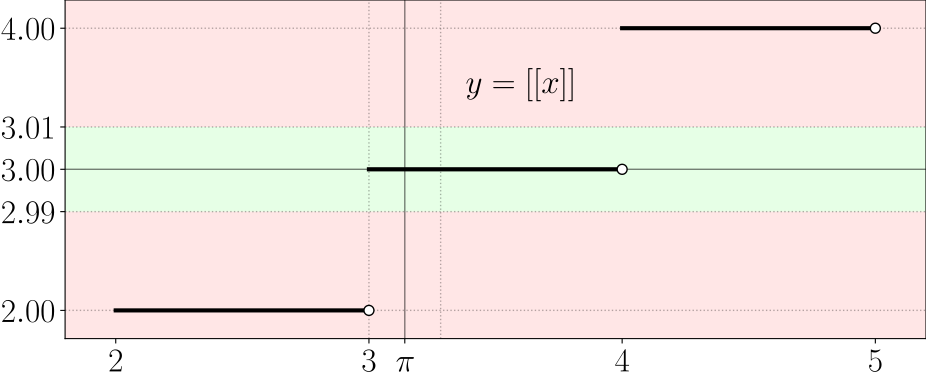

Source code (Python):
import numpy as np, matplotlib.pyplot as plt, matplotlib.transforms as transforms
from matplotlib import rcParams
from pathlib import Path

rcParams['font.size'] = 24
rcParams['text.usetex'] = True

fig = plt.figure(figsize=(10,4.5))
ax = fig.add_subplot()

ax.add_patch(plt.Rectangle(
    xy=(1.8, 2.7),
    width=3.4,
    height=0.6,
    facecolor=(0, 1, 0, 0.1)
))
ax.add_patch(plt.Rectangle(
    xy=(1.8, 1.8),
    width=3.4,
    height=0.9,
    facecolor=(1, 0, 0, 0.1)
))
ax.add_patch(plt.Rectangle(
    xy=(1.8, 3.3),
    width=3.4,
    height=0.9,
    facecolor=(1, 0, 0, 0.1)
))

for x, y in zip([3, 2*np.pi - 3], [2, 4]):
    ax.axvline(x=x, linewidth=1, linestyle=':', color=(0, 0, 0, 0.3))
    ax.axhline(y=y, linewidth=1, linestyle=':', color=(0, 0, 0, 0.3))

for y in [2.7, 3.3]:
    ax.axhline(y=y, linewidth=1, linestyle=':', color=(0, 0, 0, 0.3))

ax.axvline(x=np.pi, linewidth=1, color=(0, 0, 0, 0.5))
ax.axhline(y=3, linewidth=1, color=(0, 0, 0, 0.5))

for x in [2, 3, 4]:
    ax.plot([x, x+1], [x, x], linewidth=3, color='black')
    ax.add_patch(plt.Circle(
        xy=(0, 0),
        radius=0.05,
        facecolor='white',
        edgecolor='black',
        zorder=3,
        transform=(fig.dpi_scale_trans + transforms.ScaledTranslation(x+1, x, ax.transData))
    ))

ax.annotate(
    xy=(3.6, 3.6),
    text=r'$y = [[x]]$',
    fontsize=24,
    ha='center',
    va='center'
)

ax.set_xlim(1.8, 5.2)
ax.set_ylim(1.8, 4.2)
ax.set_xticks(ticks=[2, 3, np.pi, 4, 5], labels=['$2$', '$3$', r'$\pi$', '$4$', '$5$'])
ax.set_yticks(ticks=[2, 2.7, 3, 3.3, 4], labels=['$2.00$', '$2.99$', '$3.00$', '$3.01$', '$4.00$'])

plt.tight_layout()

plt.savefig(Path(__file__).with_suffix('.pdf'), format="pdf", bbox_inches="tight", pad_inches=0)
